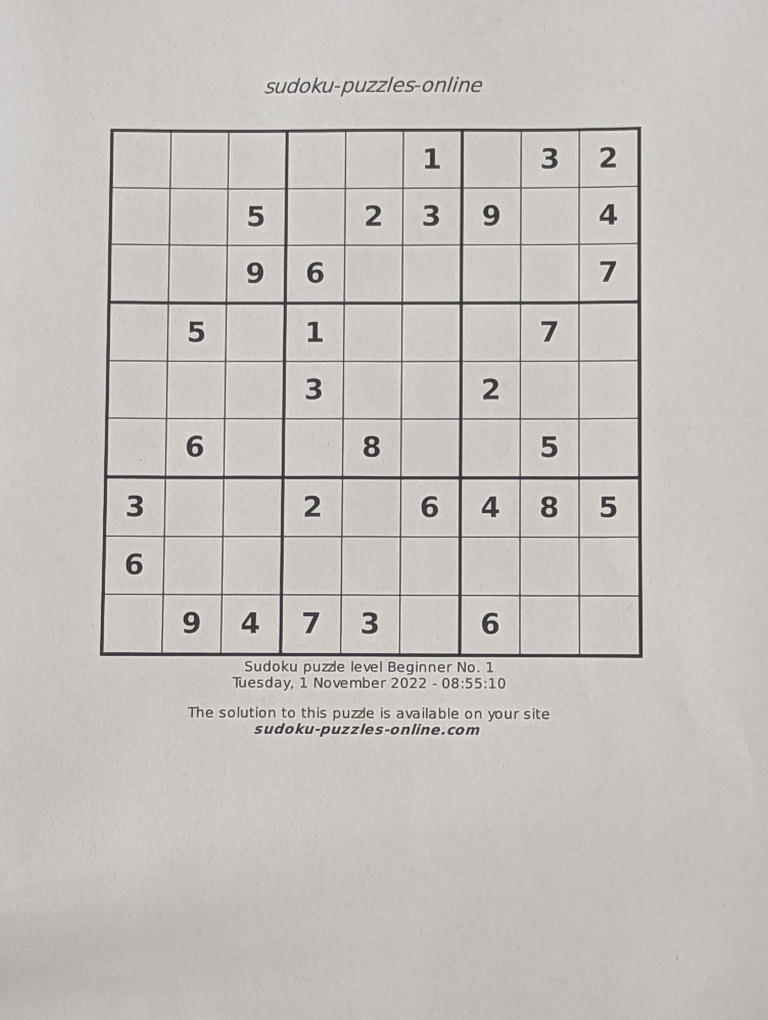
#> input picture data/train/01.jpg, 3072 x 4080 px (shown at 1/4 size); its folder holds only this picture in this run
$ python sudoku.py
#> lines starting #> are read from the running program, lines starting #| are printed output that depends on the picture; after the words box and inside, x2 and y2 are one past the last pixel; in counts of white or black regions, pixels touching at a corner belong together
import cv2
import cv2 as cv
import numpy as np
import os

def show_image(title,image):
    image=cv.resize(image,(0,0),fx=1,fy=1)
    cv.imshow(title,image)
    cv.waitKey(0)
    cv.destroyAllWindows()


def extrage_careu(image):
    image = cv.cvtColor(image, cv.COLOR_BGR2GRAY)
    image_m_blur = cv.medianBlur(image, 3)
    image_g_blur = cv.GaussianBlur(image_m_blur, (0, 0), 5)
    image_sharpened = cv.addWeighted(image_m_blur, 1.2, image_g_blur, -0.8, 0)
    # show_image('image_sharpened',image_sharpened)
    _, thresh = cv.threshold(image_sharpened, 30, 255, cv.THRESH_BINARY)

    kernel = np.ones((3, 3), np.uint8)
    thresh = cv.erode(thresh, kernel)
    #show_image('image_thresholded',thresh)


    edges = cv.Canny(thresh, 200, 400)
    inverted = cv2.bitwise_not(edges)
    #show_image('inverted',inverted)
    #show_image('edges',edges)
    contours, _ = cv.findContours(edges, cv.RETR_EXTERNAL, cv.CHAIN_APPROX_SIMPLE)
    max_area = 0

    for i in range(len(contours)):
        if (len(contours[i]) > 3):
            possible_top_left = None
            possible_bottom_right = None
            for point in contours[i].squeeze():
                if possible_top_left is None or point[0] + point[1] < possible_top_left[0] + possible_top_left[1]:
                    possible_top_left = point

                if possible_bottom_right is None or point[0] + point[1] > possible_bottom_right[0] + \
                        possible_bottom_right[1]:
                    possible_bottom_right = point

            diff = np.diff(contours[i].squeeze(), axis=1)
            possible_top_right = contours[i].squeeze()[np.argmin(diff)]
            possible_bottom_left = contours[i].squeeze()[np.argmax(diff)]
            if cv.contourArea(np.array([[possible_top_left], [possible_top_right], [possible_bottom_right],
                                        [possible_bottom_left]])) > max_area:
                max_area = cv.contourArea(np.array(
                    [[possible_top_left], [possible_top_right], [possible_bottom_right], [possible_bottom_left]]))
                top_left = possible_top_left
                bottom_right = possible_bottom_right
                top_right = possible_top_right
                bottom_left = possible_bottom_left

    width = 810
    height = 810

    image_copy = cv.cvtColor(image.copy(), cv.COLOR_GRAY2BGR)
    cv.circle(image_copy, tuple(top_left), 20, (0, 0, 255), -1)
    cv.circle(image_copy, tuple(top_right), 20, (0, 0, 255), -1)
    cv.circle(image_copy, tuple(bottom_left), 20, (0, 0, 255), -1)
    cv.circle(image_copy, tuple(bottom_right), 20, (0, 0, 255), -1)
    #show_image("detected corners",image_copy)

    puzzle = np.array([top_left, top_right, bottom_right, bottom_left], dtype="float32")
    destination_of_puzzle = np.array([[0, 0], [width, 0], [width, height], [0, height]], dtype="float32")

    M = cv.getPerspectiveTransform(puzzle, destination_of_puzzle)

    result = cv.warpPerspective(image, M, (width, height))
    result = cv.cvtColor(result, cv.COLOR_GRAY2BGR)

    return result

lines_horizontal=[]
for i in range(0,811,90):
    l=[]
    l.append((0,i))
    l.append((809,i))
    lines_horizontal.append(l)

lines_vertical=[]
for i in range(0,811,90):
    l=[]
    l.append((i,0))
    l.append((i,809))
    lines_vertical.append(l)
print(len(lines_vertical))


files=os.listdir('data/train')
for file in files:
    if file[-3:]=='jpg':
        img = cv.imread('data/train/'+file)
#> img is the input picture: shape (4080, 3072, 3); mean B, G, R 189.7, 193.4, 197.2
        result=extrage_careu(img)
#> in extrage_careu, `edges = cv.Canny(thresh, 200, 400)`:
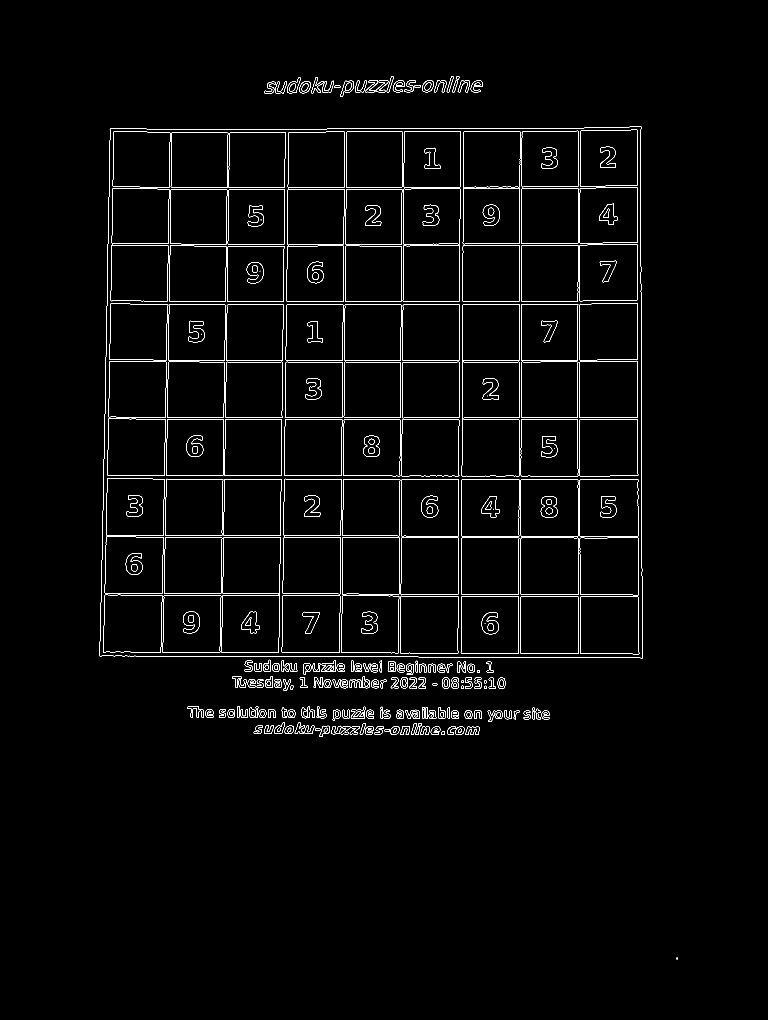
#> edges: shape (4080, 3072) (shown at 1/4 size); 0.95% white in thin lines or dots, all inside (x1, y1, x2, y2) = (398, 305, 2711, 3837)
#> in extrage_careu, `inverted = cv2.bitwise_not(edges)`:
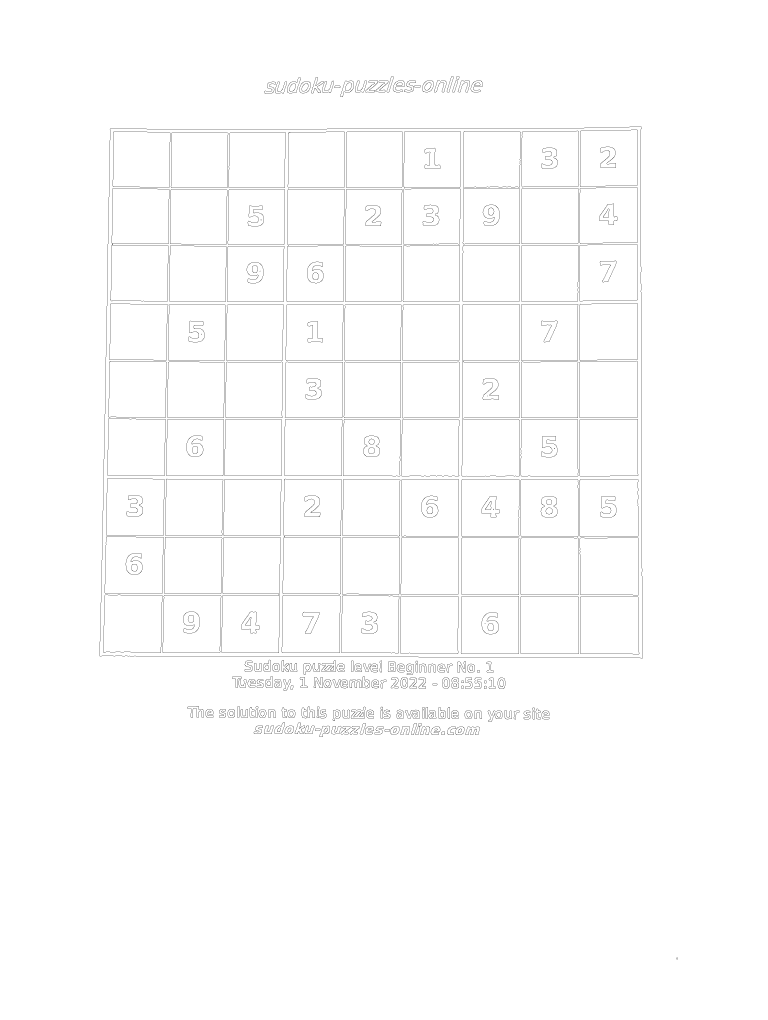
#> inverted: shape (4080, 3072) (shown at 1/4 size); 99% white; black in thin lines or dots, all inside (x1, y1, x2, y2) = (398, 305, 2711, 3837)
#> in extrage_careu, `contours, _ = cv.findContours(edges, cv.RETR_EXTERNAL, cv.CHAIN_APPROX..`: contours = 152 contours, 5 with area under 20; largest, box (x1, y1, x2, y2) and area: (398, 506, 2571, 2633) 4528954, (1361, 322, 1416, 388) 1883, (1148, 310, 1203, 373) 1832, (1403, 2827, 1462, 2874) 1782, (1285, 2641, 1344, 2687) 1744
#> the loop in extrage_careu, `for i in range(len(contours)):` made 152 passes
#> (max_area, top_left, bottom_right, top_right, bottom_left) on passes 1, 2, 3, 5, 32, 64: (20, [2706, 3831], [2710, 3836], [2710, 3831], [2706, 3836]), (130, [1768, 2927], [1776, 2939], [1779, 2927], [1764, 2937]), (149.5, [1540, 2917], [1556, 2926], [1558, 2917], [1539, 2925]), (1474.5, [1871, 2907], [1912, 2939], [1917, 2909], [1862, 2938]), (1901.5, [1952, 2842], [2006, 2873], [2006, 2846], [1953, 2886]), (2106.5, [1405, 2840], [1458, 2873], [1461, 2829], [1404, 2873])
#> after the loop in extrage_careu, `for i in range(len(contours)):`: bottom_left = [399, 2624]; bottom_right = [2570, 2632]; max_area = 4547340.5; top_left = [441, 514]; top_right = [2565, 507]
#> in extrage_careu, `puzzle = np.array([top_left, top_right, bottom_right, bottom_left], dt..`: puzzle = [[441, 514], [2565, 507], [2570, 2632], [399, 2624]]
#> in extrage_careu, `M = cv.getPerspectiveTransform(puzzle, destination_of_puzzle)`: M = [[0.387, 0.0077, -174.5], [0.0013, 0.395, -203.7], [3.37e-06, 1.06e-05, 1]]
        for line in  lines_vertical :
            cv.line(result, line[0], line[1], (0, 255, 0), 5)
#> result: shape (810, 810, 3); mean B, G, R 178.8, 198.6, 178.8
        for line in  lines_horizontal :
            cv.line(result, line[0], line[1], (0, 0, 255), 5)
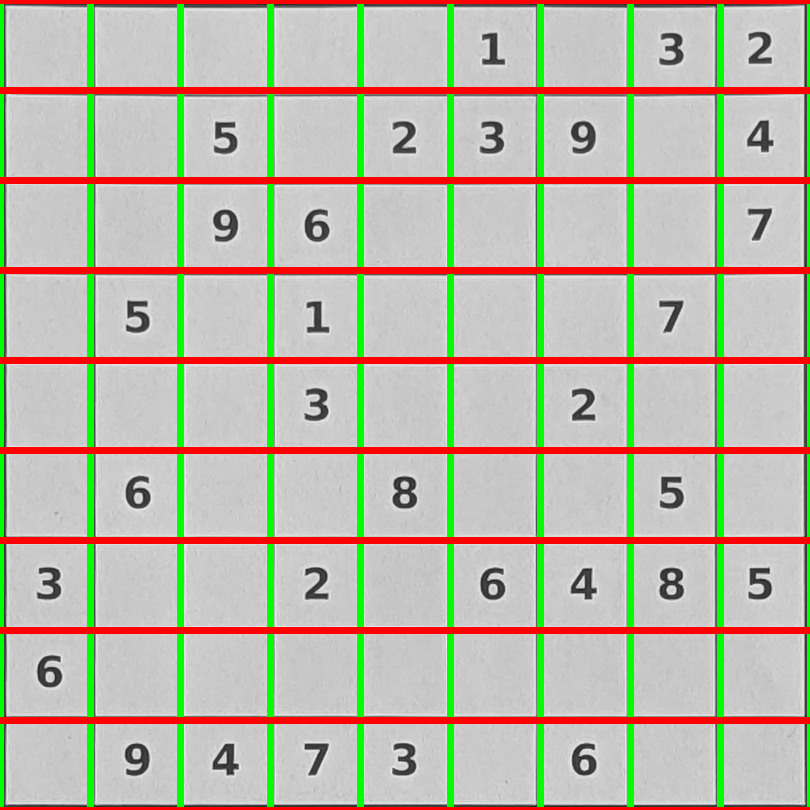
#> result: shape (810, 810, 3); mean B, G, R 167.5, 185.8, 187.3
        #show_image('img',result)

def determina_configuratie_careu_ox(thresh,lines_horizontal,lines_vertical):
    matrix = np.empty((14,14), dtype='str')
    for i in range(len(lines_horizontal)-1):
        for j in range(len(lines_vertical)-1):
            y_min = lines_vertical[j][0][0] + 20
            y_max = lines_vertical[j + 1][1][0] - 20
            x_min = lines_horizontal[i][0][1] + 20
            x_max = lines_horizontal[i + 1][1][1] - 20
            patch = thresh[x_min:x_max, y_min:y_max].copy()
            Medie_patch=np.mean(patch)
            if Medie_patch>0:
                matrix[i][j]='x'
            else:
                matrix[i][j]='o'
    return matrix

def vizualizare_configuratie(result,matrix,lines_horizontal,lines_vertical):
    for i in range(len(lines_horizontal) - 1):
        for j in range(len(lines_vertical) - 1):
            y_min = lines_vertical[j][0][0]
            y_max = lines_vertical[j + 1][1][0]
            x_min = lines_horizontal[i][0][1]
            x_max = lines_horizontal[i + 1][1][1]
            if matrix[i][j] == 'x':
                cv.rectangle(result, (y_min, x_min), (y_max, x_max), color=(255, 0, 0), thickness=5)


files=os.listdir('data/train')
for file in files:
    if file[-3:]=='jpg':
        img = cv.imread('data/train/'+file)
        result=extrage_careu(img)
#> the loop in extrage_careu (call 2), `for i in range(len(contours)):` made 152 passes
        _, thresh = cv.threshold(result, 100, 255, cv.THRESH_BINARY_INV)
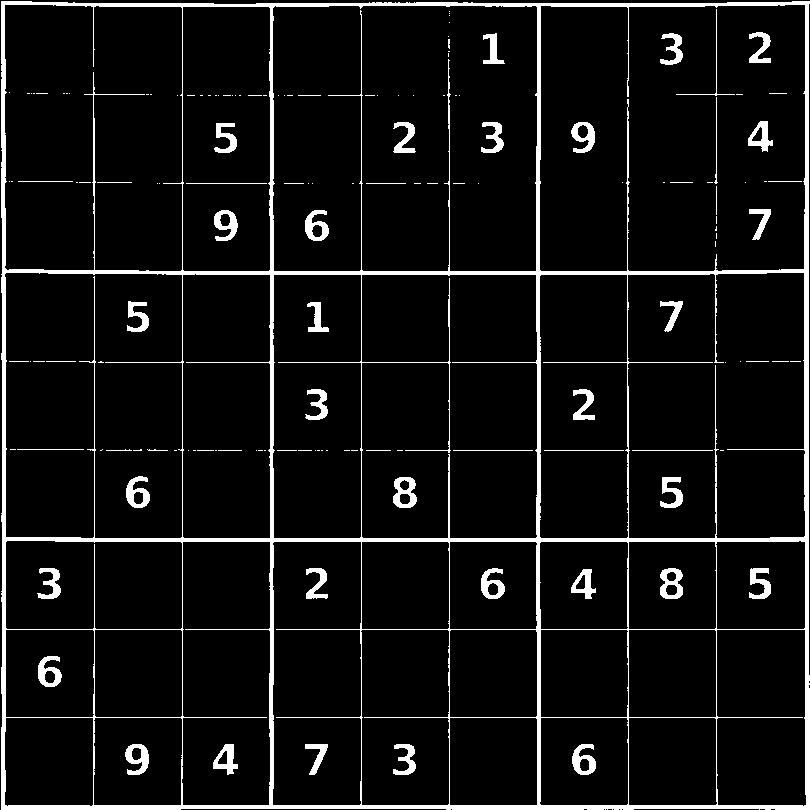
#> thresh: shape (810, 810, 3); 7.2% white; 146 white regions (91 under 20 px), largest, box (x1, y1, x2, y2) and area: (1, 1, 810, 810) 34313, (393, 477, 417, 508) 448, (660, 568, 683, 599) 437
        matrice=determina_configuratie_careu_ox(thresh,lines_horizontal,lines_vertical)
        vizualizare_configuratie(result,matrice,lines_horizontal,lines_vertical)
#> after the loop in vizualizare_configuratie, `for i in range(len(lines_horizontal) - 1):`:
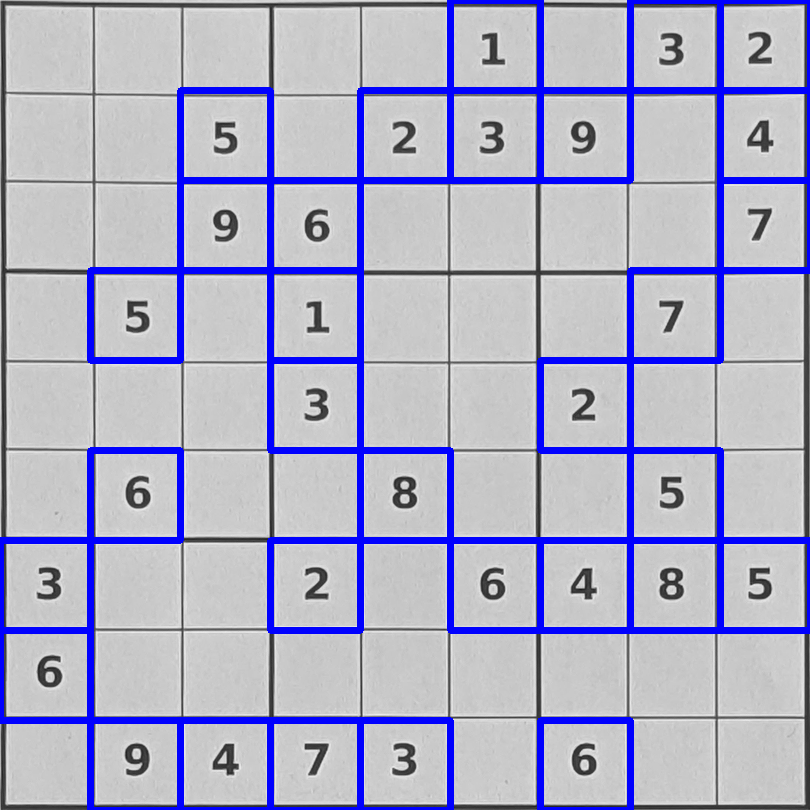
#> result: shape (810, 810, 3); mean B, G, R 199.8, 176.3, 176.3
        #show_image('img',result)


def clasifica_cifra(patch):
    show_image('a',patch)
    maxi = -np.inf
    poz = -1
    for j in range(1, 10):
        img_template = cv.imread('templates/' + str(j) + '.jpg')
        img_template = cv.cvtColor(img_template, cv.COLOR_BGR2GRAY)
        corr = cv.matchTemplate(patch, img_template, cv.TM_CCOEFF_NORMED)
        corr = np.max(corr)
        if corr > maxi:
            # [4 lines of commented-out code are left out]
            maxi = corr
            poz = j
    return poz

def determina_configuratie_careu_ocifre(img,thresh,lines_horizontal,lines_vertical):
    matrix = np.empty((9,9), dtype='str')
    for i in range(len(lines_horizontal)-1):
        for j in range(len(lines_vertical)-1):
            y_min = lines_vertical[j][0][0] + 15
            y_max = lines_vertical[j + 1][1][0] - 15
            x_min = lines_horizontal[i][0][1] + 15
            x_max = lines_horizontal[i + 1][1][1] - 15
            patch = thresh[x_min:x_max, y_min:y_max].copy()
            patch_orig=img[x_min:x_max, y_min:y_max].copy()
            patch_orig= cv.cvtColor(patch_orig,cv.COLOR_BGR2GRAY)
            Medie_patch=np.mean(patch)
            #print('a')
            #print (patch_orig.shape)
            if Medie_patch>0:
                matrix[i][j]=clasifica_cifra(patch_orig)
            else:
                matrix[i][j]='o'
    return matrix


files=os.listdir('data/train')
for file in files:
    if file[-3:]=='jpg':
        img = cv.imread('data/train/'+file)
        result=extrage_careu(img)
        _, thresh = cv.threshold(result, 100, 255, cv.THRESH_BINARY_INV)
        matrice=determina_configuratie_careu_ocifre(result,thresh,lines_horizontal,lines_vertical)
#> in determina_configuratie_careu_ocifre, `patch_orig=img[x_min:x_max, y_min:y_max].copy()`:
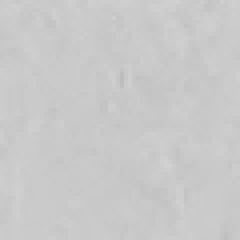
#> patch_orig: shape (60, 60, 3) (shown 4 times larger); min 189, max 209, mean 201.1
#> (the run stopped early here; a loop or call above may not have finished)

$ run again, on data/train/05.jpg
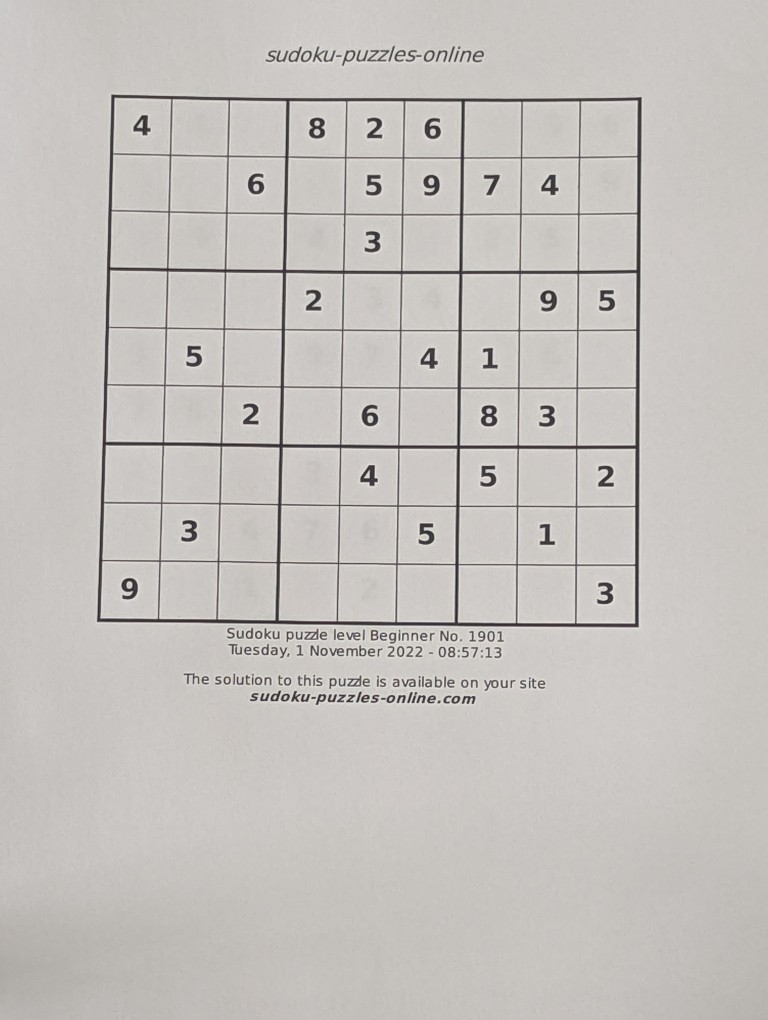
#> input picture data/train/05.jpg, 3072 x 4080 px (shown at 1/4 size)
#> img is the input picture: shape (4080, 3072, 3); mean B, G, R 189.9, 193.4, 197.2
#> edges: shape (4080, 3072); 0.95% white in thin lines or dots, all inside (x1, y1, x2, y2) = (386, 182, 2567, 2821)
#> contours = 159 contours, 16 with area under 20; largest, box (x1, y1, x2, y2) and area: (386, 376, 2567, 2510) 4516928, (1367, 199, 1422, 264) 1886, (1216, 2513, 1274, 2560) 1818, (1387, 2700, 1446, 2747) 1782, (1694, 200, 1739, 248) 1648
#> the loop in extrage_careu, `for i in range(len(contours)):` made 159 passes
#> (max_area, top_left, bottom_right, top_right, bottom_left) on passes 1, 2, 3, 4, 34, 63: (120, [1752, 2801], [1759, 2813], [1762, 2801], [1749, 2813]), (142, [1524, 2791], [1542, 2798], [1543, 2791], [1523, 2799]), (144, [1246, 2787], [1262, 2795], [1264, 2787], [1244, 2795]), (1492.5, [1856, 2783], [1895, 2816], [1901, 2785], [1846, 2815]), (1924, [1936, 2719], [1989, 2751], [1991, 2723], [1937, 2763]), (2073, [1389, 2713], [1443, 2745], [1445, 2701], [1388, 2744])
#> after the loop in extrage_careu, `for i in range(len(contours)):`: bottom_left = [387, 2487]; bottom_right = [2554, 2509]; max_area = 4535160; top_left = [446, 377]; top_right = [2566, 388]
#> puzzle = [[446, 377], [2566, 388], [2554, 2509], [387, 2487]]
#> M = [[0.386, 0.0108, -176.2], [-0.00205, 0.394, -147.7], [2.31e-06, 1.06e-05, 1]]
#> the loop in extrage_careu (call 2), `for i in range(len(contours)):` made 159 passes
#> after the loop in vizualizare_configuratie, `for i in range(len(lines_horizontal) - 1):`:
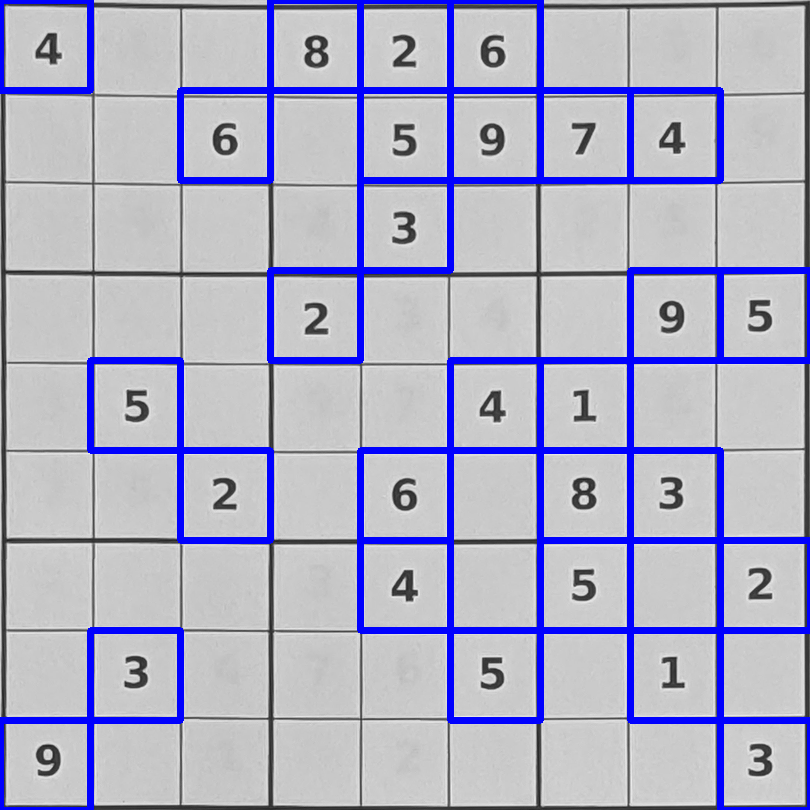
#> result: shape (810, 810, 3); mean B, G, R 198.5, 176.4, 176.4
#> in determina_configuratie_careu_ocifre, `patch_orig=img[x_min:x_max, y_min:y_max].copy()`:
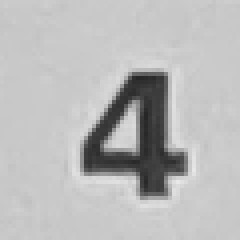
#> patch_orig: shape (60, 60, 3) (shown 4 times larger); min 38, max 232, mean 185.6
#> Medie_patch = 25.78
